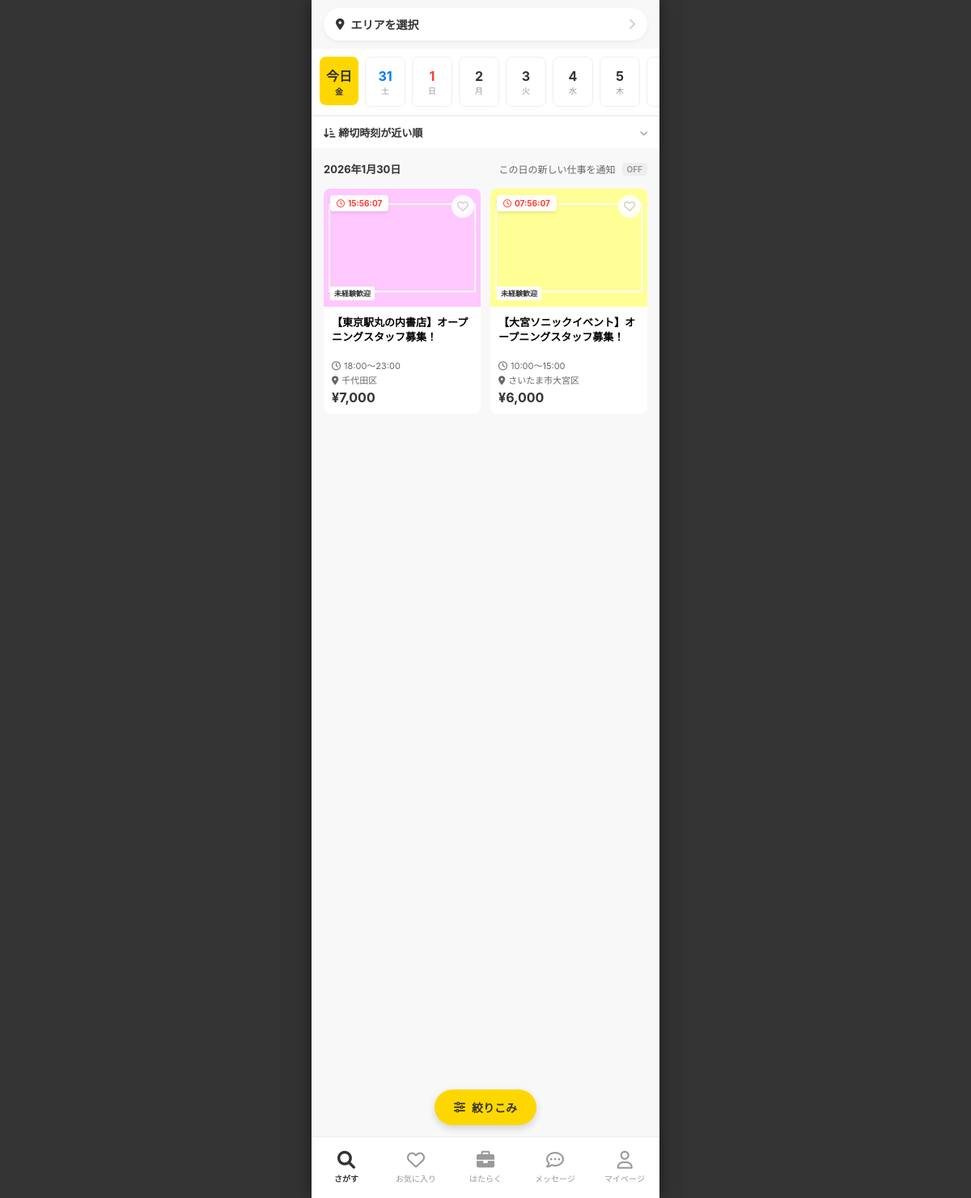
/home/, run on the app's committed database.
### business/models.py (models this page shows, shortened)
class JobPosting(models.Model):
    template = models.ForeignKey(JobTemplate, on_delete=models.CASCADE)
    work_date = models.DateField("勤務日")
    start_time = models.TimeField("開始時間")
    end_time = models.TimeField("終了時間")
    title = models.CharField("求人タイトル", max_length=200)
    work_content = models.TextField("業務内容", blank=True, null=True)
    is_long_term = models.BooleanField("長期バイト募集", default=False)
    hourly_wage = models.IntegerField("時給", default=1100)
    transportation_fee = models.IntegerField("交通費", default=500)
    recruitment_count = models.IntegerField("募集人数", default=1)
    break_start = models.TimeField("休憩開始時間", null=True, blank=True)
    break_duration = models.IntegerField("休憩時間(分)", default=0)
    application_deadline = models.DateTimeField("応募締切日時", null=True, blank=True)
    VISIBILITY_CHOICES = [
        ('public', '一般公開'),
        ('badge', 'バッジ限定'),
        ('group', 'グループ限定'),
        ('first_time', '初回ワーカー限定'),
        ('url', 'URL限定'),
    ]
    visibility = models.CharField("公開範囲", max_length=20, choices=VISIBILITY_CHOICES, default='public')
    is_published = models.BooleanField(default=True)
    created_at = models.DateTimeField(auto_now_add=True)
    @property
    def total_payment(self):
        return (self.hourly_wage * 5) + self.transportation_fee

class JobTemplate(models.Model):
    store = models.ForeignKey(Store, on_delete=models.CASCADE)
    title = models.CharField("求人タイトル", max_length=200)
    industry = models.CharField("業種", max_length=100)
    occupation = models.CharField("職種", max_length=100)
    work_content = models.TextField("業務内容")
    precautions = models.TextField("注意事項")
    has_unexperienced_welcome = models.BooleanField("未経験者歓迎", default=False)
    has_bike_car_commute = models.BooleanField("バイク/車通勤可", default=False)
    has_clothing_free = models.BooleanField("服装自由", default=False)
    has_coupon_get = models.BooleanField("クーポンGET", default=False)
    has_meal = models.BooleanField("まかないあり", default=False)
    has_hair_color_free = models.BooleanField("髪型/カラー自由", default=False)
    has_bike_bicycle_commute = models.BooleanField("バイク/自転車通勤可", default=False)
    has_bicycle_commute = models.BooleanField("自転車通勤可", default=False)
    has_transportation_allowance = models.BooleanField("交通費支給", default=False)
    belongings = models.TextField("持ち物", blank=True, null=True)
    requirements = models.TextField("働くための条件", blank=True, null=True)
    manual_pdf = models.FileField("業務に関する書類(PDF)", upload_to='job_manuals/', null=True, blank=True)
    address = models.CharField("就業場所の住所", max_length=255)
    access = models.TextField("アクセス", blank=True, null=True)
    contact_number = models.CharField("緊急連絡先", max_length=20)
    SMOKING_CHOICES = [
        ('indoor_no_smoking', '屋内禁煙'),
        ('indoor_smoking_separate', '分煙'),
        ('indoor_smoking_ok', '屋内喫煙可'),
    ]
    smoking_prevention = models.CharField("受動喫煙防止措置", max_length=50, choices=SMOKING_CHOICES, default='indoor_no_smoking')
    has_smoking_area = models.BooleanField("喫煙可能エリアでの作業あり", default=False)
    requires_qualification = models.BooleanField("資格が必要ですか？", default=False)
    QUAL_CHOICES = [
        ('none', '選択してください'),
        ('ordinary_car_license', '普通自動車免許'),
        ('mid_size_car_license', '中型自動車免許'),
        ('large_size_car_license', '大型自動車免許'),
        ('semi_mid_size_car_license', '準中型自動車免許'),
        ('motorcycle_license', '普通自動二輪車免許'),
        ('large_motorcycle_license', '大型自動二輪車免許'),
        ('moped_license', '原付免許'),
        ('forklift', 'フォークリフト'),
        ('hazardous_materials_b4', '危険物取扱者（乙4）'),
        ('food_hygiene_manager', '食品衛生責任者'),
        ('cook', '調理師'),
        ('nursing_care_basics', '介護職員初任者研修'),
        ('registered_seller', '登録販売者'),
        ('security_guard_training', '警備員新任教育受講済'),
        ('health_supervisor', '衛生管理者'),
    ]
    qualification_type = models.CharField("資格種別(旧)", max_length=50, choices=QUAL_CHOICES, default='none', blank=True, null=True)
    qualification = models.ForeignKey(QualificationMaster, on_delete=models.SET_NULL, null=True, blank=True, verbose_name="必須資格")
    qualification_notes = models.TextField("資格の補足情報", blank=True, null=True)
    skills = models.TextField("必要なスキル", blank=True, null=True) # カンマ区切りなどで保存
    other_conditions = models.TextField("その他の条件", blank=True, null=True) # 改行区切りなどで保存
    auto_message = models.TextField("自動送信メッセージ", blank=True, null=True)
    created_at = models.DateTimeField(auto_now_add=True)

class JobTemplatePhoto(models.Model):
    template = models.ForeignKey(JobTemplate, on_delete=models.CASCADE, related_name='photos')
    image = models.ImageField("写真", upload_to='job_templates/photos/')
    order = models.PositiveIntegerField("表示順", default=0)
    class Meta:
        ordering = ['order']

class Store(models.Model):
    business = models.ForeignKey(BusinessProfile, on_delete=models.CASCADE)
    store_name = models.CharField("店舗名", max_length=100)
    industry = models.CharField("業種", max_length=50, blank=True, null=True) # 画像準拠で追加
    post_code = models.CharField("郵便番号", max_length=7)
    prefecture = models.CharField("都道府県", max_length=20)
    city = models.CharField("市区町村名", max_length=100)
    address_line = models.CharField("町域・番地", max_length=100)
    building = models.CharField("建物名など", max_length=100, blank=True)
    latitude = models.FloatField("緯度", null=True, blank=True)
    longitude = models.FloatField("経度", null=True, blank=True)

### jobs/views.py (the view)
# urls.py: path('home/', job_views.IndexView.as_view(), name='index'),
class IndexView(ListView):
    model = JobPosting
    template_name = 'Searchjobs/index.html'
    context_object_name = 'main_jobs'
    def get_queryset(self):
        self.today = timezone.localdate()
        date_str = self.request.GET.get('date', self.today.strftime('%Y-%m-%d'))
        try:
            self.selected_date = datetime.strptime(date_str, '%Y-%m-%d').date()
        except ValueError:
            self.selected_date = self.today
        self.selected_prefs = self.request.GET.getlist('pref')
        self.selected_prefs = [p for p in self.selected_prefs if p]
        if self.request.user.is_authenticated and not self.selected_prefs and not self.request.GET.get('date'):
            if hasattr(self.request.user, 'workerprofile') and self.request.user.workerprofile.target_prefectures:
                saved_prefs = self.request.user.workerprofile.target_prefectures.split(',')
                self.selected_prefs = [p for p in saved_prefs if p]
        flat_prefs = []
        for p in self.selected_prefs:
            if ',' in p:
                flat_prefs.extend(p.split(','))
            else:
                flat_prefs.append(p)
        self.selected_prefs = flat_prefs
        queryset = JobPosting.objects.filter(is_published=True, work_date=self.selected_date).prefetch_related('template__photos')
        if self.selected_prefs:
            queryset = queryset.filter(template__store__prefecture__in=self.selected_prefs)
        return queryset
    def get_context_data(self, **kwargs):
        context = super().get_context_data(**kwargs)
        user_fav_job_ids = []
        if self.request.user.is_authenticated:
            user_fav_job_ids = FavoriteJob.objects.filter(user=self.request.user).values_list('job_posting_id', flat=True)
        context.update({
            'date_list': [self.today + timedelta(days=i) for i in range(14)],
            'selected_date': self.selected_date,
            'selected_prefs': self.selected_prefs,
            'today': self.today,
            'user_fav_job_ids': set(user_fav_job_ids),
        })
        return context

### jobs/templates/Searchjobs/index.html (shortened to what this page needs)
{% extends 'base_main.html' %}
{% load static %}
{% load humanize %}
{% block content %}
<div class="home-container">
    <a href="{% url 'location_home' %}" class="location-bar" style="text-decoration:none;">
        <div class="location-left">
            <i class="fa-solid fa-location-dot"></i>
            <span>{{ selected_prefs|join:"・"|default:"エリアを選択" }}</span>
        </div>
        <i class="fa-solid fa-chevron-right location-arrow"></i>
    </a>
    <div class="date-section">
        <div class="date-scroll">
            {% for d in date_list %}
            <a href="?date={{ d|date:'Y-m-d' }}&pref={{ selected_prefs|join:',' }}"
                class="date-chip {% if d == selected_date %}active{% endif %} {% if d|date:'w' == '0' %}sun{% elif d|date:'w' == '6' %}sat{% endif %}">
                {% if d == today %}
                <div class="date-day">今日</div>
                <div class="date-weekday">{{ d|date:"D" }}</div>
                {% else %}
                <div class="date-day">{{ d|date:"j" }}</div>
                <div class="date-weekday">{{ d|date:"D" }}</div>
                {% endif %}
            </a>
            {% endfor %}
        </div>
    </div>
    <div class="sort-bar">
        <button class="sort-btn">
            <span><i class="fa-solid fa-arrow-down-short-wide"></i> 締切時刻が近い順</span>
            <i class="fa-solid fa-chevron-down" style="font-size:10px; color:#999;"></i>
        </button>
    </div>
    <div class="list-header">
        <div class="list-date-title">{{ selected_date|date:"Y年n月j日" }}</div>
        <div class="notification-toggle">
            <span>この日の新しい仕事を通知</span>
            <span class="toggle-switch-off">OFF</span>
        </div>
    </div>
    <div class="job-grid">
        {% for job in main_jobs %}
        <a href="{% url 'job_detail' job.pk %}" class="job-card-grid">
            <div class="card-img-area">
                {% if job.template.photos.first %}
                <img src="{{ job.template.photos.first.image.url }}" class="card-img">
                {% else %}
                <div class="card-img"
                    style="background:{{ job.image_color|default:'#eee' }}; display:flex; align-items:center; justify-content:center;">
                    <i class="fa-solid fa-briefcase" style="color:rgba(255,255,255,0.5); font-size:32px;"></i>
                </div>
                {% endif %}
                <div class="badge-timer">
                    <i class="fa-regular fa-clock"></i>
                    <span class="timer"
                        data-deadline="{{ job.work_date|date:'Y/m/d' }} {{ job.start_time|date:'H:i' }}">計算中</span>
                </div>
                <div class="btn-fav-circle {% if job.id in user_fav_job_ids %}active{% endif %}"
                    onclick="event.preventDefault(); toggleFav({{ job.pk }}, this)">
                    <i class="fa-{% if job.id in user_fav_job_ids %}solid{% else %}regular{% endif %} fa-heart"></i>
                </div>
                {% if job.template.has_unexperienced_welcome %}
                <div class="img-tag">未経験歓迎</div>
                {% endif %}
            </div>
            <div class="card-content">
                <div class="card-title">{{ job.title }}</div>
                <div class="card-meta">
                    <i class="fa-regular fa-clock"></i> {{ job.start_time|date:"H:i" }}〜{{ job.end_time|date:"H:i" }}
                </div>
                <div class="card-meta">
                    <i class="fa-solid fa-location-dot"></i> {{ job.template.store.city }}
                </div>
                <div class="card-price">¥{{ job.total_payment|intcomma }}</div>
            </div>
        </a>
        {% empty %}
        <div class="empty-msg">
            この日の求人はまだありません<br>
            <span style="font-size:12px;">日付を変更して探してみてください</span>
        </div>
        {% endfor %}
    </div>
</div>
<a href="{% url 'refine_home' %}" class="floating-refine-btn">
    <i class="fa-solid fa-sliders"></i> 絞りこみ
</a>
{% endblock %}

### templates/base_main.html (shortened to what this page needs)
<!DOCTYPE html>
<html lang="ja">
<head>
    <link rel="stylesheet" href="https://cdnjs.cloudflare.com/ajax/libs/font-awesome/6.0.0/css/all.min.css">
</head>
<body>
    <div class="phone-wrapper">
        <div class="content-area">
            {% block content %}{% endblock %}
        </div>
        <nav class="bottom-nav">
            <a href="{% url 'index' %}"
                class="nav-item {% if request.resolver_match.url_name == 'index' %}active{% endif %}">
                <i class="fa-solid fa-magnifying-glass"></i>さがす
            </a>
            <a href="{% url 'favorites' %}"
                class="nav-item {% if request.resolver_match.url_name == 'favorites' %}active{% endif %}">
                <i class="fa-regular fa-heart"></i>お気に入り
            </a>
            <a href="{% url 'work_schedule' %}"
                class="nav-item {% if request.resolver_match.url_name == 'work_schedule' %}active{% endif %}">
                <i class="fa-solid fa-briefcase"></i>はたらく
            </a>
            <a href="{% url 'worker_message_list' %}"
                class="nav-item {% if request.resolver_match.url_name == 'worker_message_list' %}active{% endif %}">
                <i class="fa-regular fa-comment-dots"></i>メッセージ
            </a>
            <a href="{% url 'mypage' %}"
                class="nav-item {% if request.resolver_match.url_name == 'mypage' %}active{% endif %}">
                <i class="fa-regular fa-user"></i>マイページ
            </a>
        </nav>
    </div>
</body>
</html>

### templates/base_main.html (style rules this page uses)
:root { --timee-yellow: #FFD700; --ios-blue: #007AFF; --bg-gray: #F8F8F8; }
body, html { margin: 0; padding: 0; height: 100%; width: 100%; background-color: #333; display: flex; justify-content: center; align-items: center; overflow: hidden; font-family: -apple-system, sans-serif; }
.phone-wrapper { width: 100%; max-width: 430px; height: 100vh; background-color: white; position: relative; display: flex; flex-direction: column; box-shadow: 0 0 20px rgba(0, 0, 0, 0.5); }
.content-area { flex: 1; overflow-y: auto; background-color: var(--bg-gray); padding-bottom: 80px; }
.bottom-nav { position: absolute; bottom: 0; width: 100%; height: 75px; background: white; border-top: 1px solid #eee; display: flex; justify-content: space-around; align-items: center; padding-bottom: env(safe-area-inset-bottom); z-index: 1000; }
.nav-item { text-align: center; font-size: 10px; color: #999; text-decoration: none; flex: 1; }
.nav-item i { font-size: 22px; display: block; margin-bottom: 4px; }
.nav-item.active { color: #333; font-weight: bold; }

### data on the page
JobPosting: template.photos.first.image (picture), shows "未経験歓迎", title "【東京駅丸の内書店】オープニングスタッフ募集！", start_time "18:00", end_time "23:00", template.store.city "千代田区", total_payment "7,000"
JobPosting: template.photos.first.image (picture), shows "未経験歓迎", title "【大宮ソニックイベント】オープニングスタッフ募集！", start_time "10:00", end_time "15:00", template.store.city "さいたま市大宮区", total_payment "6,000"

### other printed values
{{ selected_prefs|join:"・"|default:"エリアを選択" }} "エリアを選択"
{{ d|date:"D" }} "金"
{{ d|date:"j" }} "31" "1" "2" "3" "4" "5"
{{ d|date:"D" }} "土" "日" "月" "火" "水" "木"
{{ selected_date|date:"Y年n月j日" }} "2026年1月30日"
